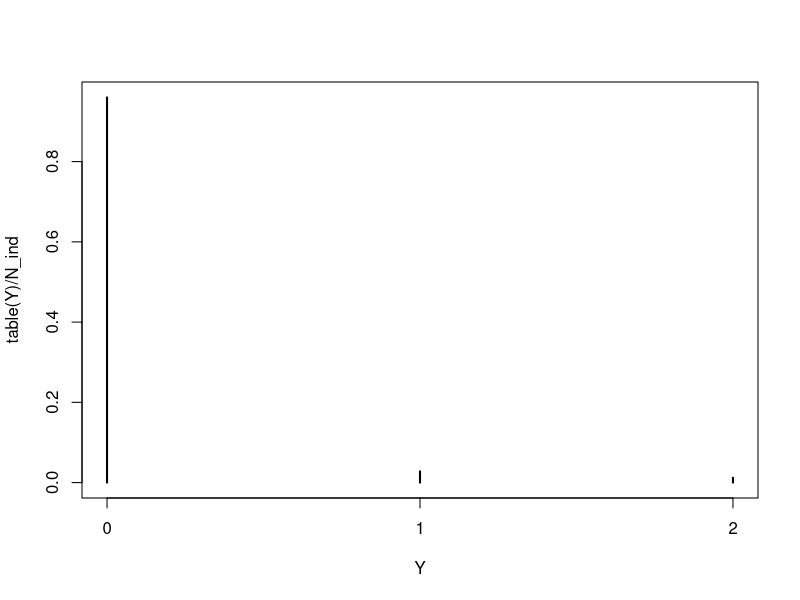

The R script that drew this image:

  nbf <- function(x){ c(2, lapply(2:(length(x) - 1), function(k) c(k - 1, k + 1)), length(x)-1) }
  # N_patch: number of patches
  # R: Resource abundance
  # nbID: patch ID of neighbors
  # rs: Relative selection probability
  
  N_patch <- 100; N_time <- 365
  N_ind <- 1000
  X <- matrix(NA, nrow = N_ind, ncol = N_time)
  X[,1] <- ceiling( runif(N_ind, 0, N_patch) ) # initial location
  nbID <- nbf(1:N_patch)
  
  
  dtb <- rbinom(N_time, 1, 0.01); dtb[1] <- 1
  shape <- 0.05; rate <- 0.01
  for(t in 1:(N_time-1) ){
    if(dtb[t] == 1){
      # RS: relative habitat selection matrix
      R <- rgamma(N_patch, shape = shape, rate = rate) # E(R) = s/r; Var(R) = s/r^2
      e <- lapply(1:N_patch, function(i) mean(R[ nbID[[i]] ])/(R[i] + mean(R[nbID[[i]]]) ) )
      e <- unlist(e)
      rs <- lapply(1:N_patch, function(i) R[ nbID[[i]] ]/sum(R[ nbID[[i]] ]) )
      RS <- matrix(0, N_patch, N_patch)
    }
    
    for(i in 1:N_patch){ RS[i, nbID[[i]]] <- rs[[i]] }
    E <- sapply(X[,t], function(i) rbinom(1, 1, e[i]) )
    x <- sapply(1:N_ind, function(k) sample(1:N_patch, 1, prob = RS[X[k,t],]) )
    X[,t+1] <- X[,t]
    for(k in which(E==1)){ X[k,t+1] <- x[k] }
  }  
  
  Y <- abs(X[,200]-X[,51])  
  x <- 0:max(Y)
  plot(table(Y)/N_ind )
  #lines(dgeom(0:max(Y), prob = mean(Y==0)) ~ x)
  